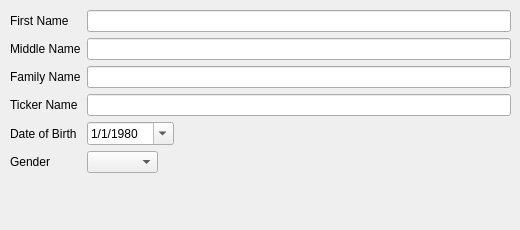
    <widget class="QWidget" name="tab">
     <attribute name="title">
      <string>Player details</string>
     </attribute>
     <widget class="QWidget" name="formLayoutWidget">
      <property name="geometry">
       <rect>
        <x>10</x>
        <y>10</y>
        <width>501</width>
        <height>211</height>
       </rect>
      </property>
      <layout class="QFormLayout" name="formLayout">
       <property name="fieldGrowthPolicy">
        <enum>QFormLayout::ExpandingFieldsGrow</enum>
       </property>
       <property name="labelAlignment">
        <set>Qt::AlignJustify|Qt::AlignVCenter</set>
       </property>
       <property name="formAlignment">
        <set>Qt::AlignRight|Qt::AlignTop|Qt::AlignTrailing</set>
       </property>
       <item row="0" column="0">
        <widget class="QLabel" name="firstNameLabel">
         <property name="text">
          <string>First Name</string>
         </property>
        </widget>
       </item>
       <item row="0" column="1">
        <widget class="QLineEdit" name="LineEdit_firstname"/>
       </item>
       <item row="1" column="0">
        <widget class="QLabel" name="middleNameLabel">
         <property name="text">
          <string>Middle Name</string>
         </property>
        </widget>
       </item>
       <item row="1" column="1">
        <widget class="QLineEdit" name="LineEdit_middlename"/>
       </item>
       <item row="2" column="0">
        <widget class="QLabel" name="familyNameLabel">
         <property name="text">
          <string>Family Name</string>
         </property>
        </widget>
       </item>
       <item row="2" column="1">
        <widget class="QLineEdit" name="LineEdit_familyname"/>
       </item>
       <item row="3" column="0">
        <widget class="QLabel" name="tickerNameLabel">
         <property name="text">
          <string>Ticker Name</string>
         </property>
        </widget>
       </item>
       <item row="3" column="1">
        <widget class="QLineEdit" name="LineEdit_tickername"/>
       </item>
       <item row="4" column="0">
        <widget class="QLabel" name="dateOfBirthLabel">
         <property name="text">
          <string>Date of Birth</string>
         </property>
        </widget>
       </item>
       <item row="4" column="1">
        <widget class="QDateEdit" name="DateEdit_dateofbirth">
         <property name="date">
          <date>
           <year>1980</year>
           <month>1</month>
           <day>1</day>
          </date>
         </property>
         <property name="displayFormat">
          <string>d/M/yyyy</string>
         </property>
         <property name="calendarPopup">
          <bool>true</bool>
         </property>
        </widget>
       </item>
       <item row="8" column="1">
        <widget class="QFrame" name="frame">
         <property name="frameShape">
          <enum>QFrame::StyledPanel</enum>
         </property>
         <property name="frameShadow">
          <enum>QFrame::Raised</enum>
         </property>
        </widget>
       </item>
       <item row="5" column="1">
        <widget class="QComboBox" name="comboBox_gender">
         <item>
          <property name="text">
           <string/>
          </property>
         </item>
         <item>
          <property name="text">
           <string>Male</string>
          </property>
         </item>
         <item>
          <property name="text">
           <string>Female</string>
          </property>
         </item>
        </widget>
       </item>
       <item row="5" column="0">
        <widget class="QLabel" name="label">
         <property name="text">
          <string>Gender</string>
         </property>
        </widget>
       </item>
      </layout>
     </widget>
    </widget>
